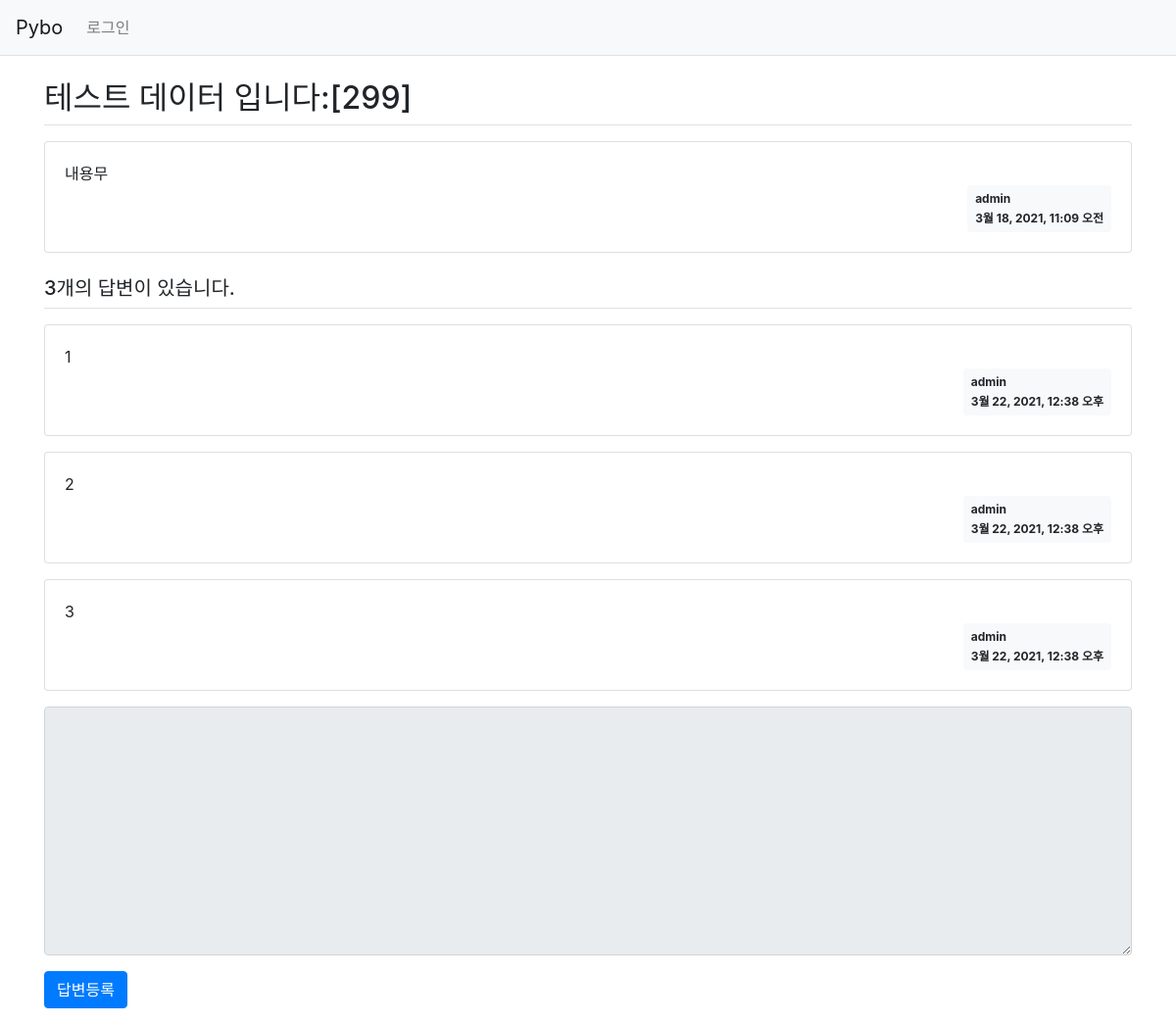
Page /pybo/305/ on the committed database.
### pybo/models.py (models this page shows, shortened)
class Question(models.Model):
    subject = models.CharField(max_length=200)
    content = models.TextField()
    create_date = models.DateTimeField()
    author = models.ForeignKey(User, on_delete=models.CASCADE)

class Answer(models.Model):
    question = models.ForeignKey(Question, on_delete=models.CASCADE)
    content = models.TextField()
    create_date = models.DateTimeField()
    author = models.ForeignKey(User, on_delete=models.CASCADE, null=True)

### pybo/views.py (the view)
# urls.py: path('<int:question_id>/', views.detail, name='detail'),
def detail(request, question_id):
    question = get_object_or_404(Question, pk=question_id)
    context = {'question': question}
    return render(request, 'pybo/question_detail.html', context)

### templates/pybo/question_detail.html (shortened to what this page needs)
{% extends 'base.html' %}
{% block content %}
<div class="container my-3">
    <h2 class="border-bottom py-2">{{ question.subject }}</h2>
    <div class="card my-3">
        <div class="card-body">
            <div class="card-text" style="white-space: pre-line;">{{ question.content }}</div>
            <div class="d-flex justify-content-end">
                <div class="badge badge-light p-2 text-left">
                    <div class="mb-2">{{ question.author.username }}</div>
                    <div>{{ question.create_date }}</div>
                </div>
            </div>
        </div>
    </div>
    <h5 class="border-bottom my-3 py-2">{{question.answer_set.count}}개의 답변이 있습니다.</h5>
    {% for answer in question.answer_set.all %}
    <div class="card my-3">
        <div class="card-body">
            <div class="card-text" style="white-space: pre-line;">{{ answer.content }}</div>
            <div class="d-flex justify-content-end">
                <div class="badge badge-light p-2 text-left">
                    <div class="mb-2">{{ answer.author.username }}</div>
                    <div>{{ answer.create_date }}</div>
                </div>
            </div>
        </div>
    </div>
    {% endfor %}
    <form action="{% url 'pybo:answer_create' question.id %}" method="post" class="my-3">
        <div class="form-group">
            <textarea {% if not user.is_authenticated %}disabled{% endif %} name="content" id="content" class="form-control" rows="10"></textarea>
        </div>
        <input type="submit" value="답변등록" class="btn btn-primary">
    </form>
</div>
{% endblock %}

### rows in the picture
Question: subject "테스트 데이터 입니다:[299]", content "내용무", author.username "admin", create_date "3월 18, 2021, 11:09 오전", answer_set.count "3"
Answer: content "1", author.username "admin", create_date "3월 22, 2021, 12:38 오후"
Answer: content "2", author.username "admin", create_date "3월 22, 2021, 12:38 오후"
Answer: content "3", author.username "admin", create_date "3월 22, 2021, 12:38 오후"
